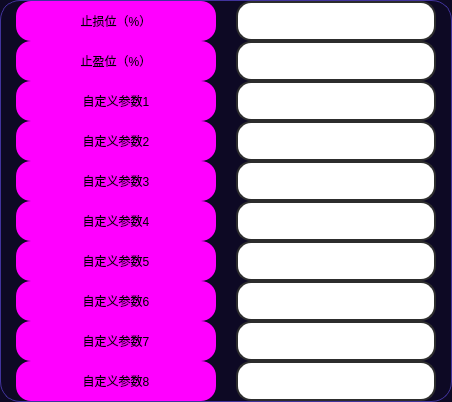
          <widget class="QFrame" name="frame_25">
           <property name="styleSheet">
            <string notr="true">QFrame {
	background-color: rgb(13, 9, 36);
	border: 1px solid rgb(65, 51, 156);
	border-radius: 20px;
}
QFrame:hover {
	border: 1px solid rgb(65, 51, 156);
}</string>
           </property>
           <property name="frameShape">
            <enum>QFrame::StyledPanel</enum>
           </property>
           <property name="frameShadow">
            <enum>QFrame::Raised</enum>
           </property>
           <layout class="QHBoxLayout" name="horizontalLayout_6">
            <property name="spacing">
             <number>15</number>
            </property>
            <property name="leftMargin">
             <number>15</number>
            </property>
            <property name="topMargin">
             <number>0</number>
            </property>
            <property name="rightMargin">
             <number>10</number>
            </property>
            <property name="bottomMargin">
             <number>0</number>
            </property>
            <item>
             <widget class="QFrame" name="upper_left_6">
              <property name="sizePolicy">
               <sizepolicy hsizetype="Minimum" vsizetype="Expanding">
                <horstretch>0</horstretch>
                <verstretch>0</verstretch>
               </sizepolicy>
              </property>
              <property name="minimumSize">
               <size>
                <width>205</width>
                <height>0</height>
               </size>
              </property>
              <property name="maximumSize">
               <size>
                <width>205</width>
                <height>1000</height>
               </size>
              </property>
              <property name="styleSheet">
               <string notr="true">border:none</string>
              </property>
              <property name="frameShape">
               <enum>QFrame::StyledPanel</enum>
              </property>
              <property name="frameShadow">
               <enum>QFrame::Raised</enum>
              </property>
              <layout class="QVBoxLayout" name="verticalLayout_53">
               <property name="spacing">
                <number>0</number>
               </property>
               <property name="leftMargin">
                <number>0</number>
               </property>
               <property name="topMargin">
                <number>0</number>
               </property>
               <property name="rightMargin">
                <number>0</number>
               </property>
               <property name="bottomMargin">
                <number>0</number>
               </property>
               <item>
                <widget class="QLabel" name="label_backtest_stop_loss">
                 <property name="minimumSize">
                  <size>
                   <width>200</width>
                   <height>40</height>
                  </size>
                 </property>
                 <property name="maximumSize">
                  <size>
                   <width>200</width>
                   <height>40</height>
                  </size>
                 </property>
                 <property name="styleSheet">
                  <string notr="true">QLabel {
	font: 700 18pt &quot;等线&quot;;
	background-color: rgb(255, 0, 255);
	border-radius: 15px;
}

QLabel:hover{
	border: 3px solid rgb(0, 255, 0);
}
QLabel:disabled{
	color: rgb(0, 0, 0);
	border-color: rgb(166, 166, 166);
    background-color: rgb(186, 186, 186);
}</string>
                 </property>
                 <property name="text">
                  <string>止损位（%）</string>
                 </property>
                 <property name="alignment">
                  <set>Qt::AlignCenter</set>
                 </property>
                 <property name="buddy">
                  <cstring>stop_loss</cstring>
                 </property>
                </widget>
               </item>
               <item>
                <widget class="QLabel" name="label_backtest_stop_profit">
                 <property name="minimumSize">
                  <size>
                   <width>200</width>
                   <height>40</height>
                  </size>
                 </property>
                 <property name="maximumSize">
                  <size>
                   <width>200</width>
                   <height>40</height>
                  </size>
                 </property>
                 <property name="styleSheet">
                  <string notr="true">QLabel {
	font: 700 18pt &quot;等线&quot;;
	background-color: rgb(255, 0, 255);
	border-radius: 15px;
}

QLabel:hover{
	border: 3px solid rgb(0, 255, 0);
}
QLabel:disabled{
	color: rgb(0, 0, 0);
	border-color: rgb(166, 166, 166);
    background-color: rgb(186, 186, 186);
}</string>
                 </property>
                 <property name="text">
                  <string>止盈位（%）</string>
                 </property>
                 <property name="alignment">
                  <set>Qt::AlignCenter</set>
                 </property>
                 <property name="buddy">
                  <cstring>stop_profit</cstring>
                 </property>
                </widget>
               </item>
               <item>
                <widget class="QLabel" name="label_Customized_parameters1">
                 <property name="minimumSize">
                  <size>
                   <width>200</width>
                   <height>40</height>
                  </size>
                 </property>
                 <property name="maximumSize">
                  <size>
                   <width>200</width>
                   <height>40</height>
                  </size>
                 </property>
                 <property name="styleSheet">
                  <string notr="true">QLabel {
	font: 700 18pt &quot;等线&quot;;
	background-color: rgb(255, 0, 255);
	border-radius: 15px;
}

QLabel:hover{
	border: 3px solid rgb(0, 255, 0);
}
QLabel:disabled{
	color: rgb(0, 0, 0);
	border-color: rgb(166, 166, 166);
    background-color: rgb(186, 186, 186);
}</string>
                 </property>
                 <property name="text">
                  <string>自定义参数1</string>
                 </property>
                 <property name="alignment">
                  <set>Qt::AlignCenter</set>
                 </property>
                </widget>
               </item>
               <item>
                <widget class="QLabel" name="label_Customized_parameters2">
                 <property name="minimumSize">
                  <size>
                   <width>200</width>
                   <height>40</height>
                  </size>
                 </property>
                 <property name="maximumSize">
                  <size>
                   <width>200</width>
                   <height>40</height>
                  </size>
                 </property>
                 <property name="styleSheet">
                  <string notr="true">QLabel {
	font: 700 18pt &quot;等线&quot;;
	background-color: rgb(255, 0, 255);
	border-radius: 15px;
}

QLabel:hover{
	border: 3px solid rgb(0, 255, 0);
}
QLabel:disabled{
	color: rgb(0, 0, 0);
	border-color: rgb(166, 166, 166);
    background-color: rgb(186, 186, 186);
}</string>
                 </property>
                 <property name="text">
                  <string>自定义参数2</string>
                 </property>
                 <property name="alignment">
                  <set>Qt::AlignCenter</set>
                 </property>
                </widget>
               </item>
               <item>
                <widget class="QLabel" name="label_Customized_parameters3">
                 <property name="minimumSize">
                  <size>
                   <width>200</width>
                   <height>40</height>
                  </size>
                 </property>
                 <property name="maximumSize">
                  <size>
                   <width>200</width>
                   <height>40</height>
                  </size>
                 </property>
                 <property name="styleSheet">
                  <string notr="true">QLabel {
	font: 700 18pt &quot;等线&quot;;
	background-color: rgb(255, 0, 255);
	border-radius: 15px;
}

QLabel:hover{
	border: 3px solid rgb(0, 255, 0);
}
QLabel:disabled{
	color: rgb(0, 0, 0);
	border-color: rgb(166, 166, 166);
    background-color: rgb(186, 186, 186);
}</string>
                 </property>
                 <property name="text">
                  <string>自定义参数3</string>
                 </property>
                 <property name="alignment">
                  <set>Qt::AlignCenter</set>
                 </property>
                </widget>
               </item>
               <item>
                <widget class="QLabel" name="label_Customized_parameters4">
                 <property name="minimumSize">
                  <size>
                   <width>200</width>
                   <height>40</height>
                  </size>
                 </property>
                 <property name="maximumSize">
                  <size>
                   <width>200</width>
                   <height>40</height>
                  </size>
                 </property>
                 <property name="styleSheet">
                  <string notr="true">QLabel {
	font: 700 18pt &quot;等线&quot;;
	background-color: rgb(255, 0, 255);
	border-radius: 15px;
}

QLabel:hover{
	border: 3px solid rgb(0, 255, 0);
}
QLabel:disabled{
	color: rgb(0, 0, 0);
	border-color: rgb(166, 166, 166);
    background-color: rgb(186, 186, 186);
}</string>
                 </property>
                 <property name="text">
                  <string>自定义参数4</string>
                 </property>
                 <property name="alignment">
                  <set>Qt::AlignCenter</set>
                 </property>
                </widget>
               </item>
               <item>
                <widget class="QLabel" name="label_Customized_parameters5">
                 <property name="minimumSize">
                  <size>
                   <width>200</width>
                   <height>40</height>
                  </size>
                 </property>
                 <property name="maximumSize">
                  <size>
                   <width>200</width>
                   <height>40</height>
                  </size>
                 </property>
                 <property name="styleSheet">
                  <string notr="true">QLabel {
	font: 700 18pt &quot;等线&quot;;
	background-color: rgb(255, 0, 255);
	border-radius: 15px;
}

QLabel:hover{
	border: 3px solid rgb(0, 255, 0);
}
QLabel:disabled{
	color: rgb(0, 0, 0);
	border-color: rgb(166, 166, 166);
    background-color: rgb(186, 186, 186);
}</string>
                 </property>
                 <property name="text">
                  <string>自定义参数5</string>
                 </property>
                 <property name="alignment">
                  <set>Qt::AlignCenter</set>
                 </property>
                </widget>
               </item>
               <item>
                <widget class="QLabel" name="label_Customized_parameters6">
                 <property name="minimumSize">
                  <size>
                   <width>200</width>
                   <height>40</height>
                  </size>
                 </property>
                 <property name="maximumSize">
                  <size>
                   <width>200</width>
                   <height>40</height>
                  </size>
                 </property>
                 <property name="styleSheet">
                  <string notr="true">QLabel {
	font: 700 18pt &quot;等线&quot;;
	background-color: rgb(255, 0, 255);
	border-radius: 15px;
}

QLabel:hover{
	border: 3px solid rgb(0, 255, 0);
}
QLabel:disabled{
	color: rgb(0, 0, 0);
	border-color: rgb(166, 166, 166);
    background-color: rgb(186, 186, 186);
}</string>
                 </property>
                 <property name="text">
                  <string>自定义参数6</string>
                 </property>
                 <property name="alignment">
                  <set>Qt::AlignCenter</set>
                 </property>
                </widget>
               </item>
               <item>
                <widget class="QLabel" name="label_Customized_parameters7">
                 <property name="minimumSize">
                  <size>
                   <width>200</width>
                   <height>40</height>
                  </size>
                 </property>
                 <property name="maximumSize">
                  <size>
                   <width>200</width>
                   <height>40</height>
                  </size>
                 </property>
                 <property name="styleSheet">
                  <string notr="true">QLabel {
	font: 700 18pt &quot;等线&quot;;
	background-color: rgb(255, 0, 255);
	border-radius: 15px;
}

QLabel:hover{
	border: 3px solid rgb(0, 255, 0);
}
QLabel:disabled{
	color: rgb(0, 0, 0);
	border-color: rgb(166, 166, 166);
    background-color: rgb(186, 186, 186);
}</string>
                 </property>
                 <property name="text">
                  <string>自定义参数7</string>
                 </property>
                 <property name="alignment">
                  <set>Qt::AlignCenter</set>
                 </property>
                </widget>
               </item>
               <item>
                <widget class="QLabel" name="label_Customized_parameters">
                 <property name="minimumSize">
                  <size>
                   <width>200</width>
                   <height>40</height>
                  </size>
                 </property>
                 <property name="maximumSize">
                  <size>
                   <width>200</width>
                   <height>40</height>
                  </size>
                 </property>
                 <property name="styleSheet">
                  <string notr="true">QLabel {
	font: 700 18pt &quot;等线&quot;;
	background-color: rgb(255, 0, 255);
	border-radius: 15px;
}

QLabel:hover{
	border: 3px solid rgb(0, 255, 0);
}
QLabel:disabled{
	color: rgb(0, 0, 0);
	border-color: rgb(166, 166, 166);
    background-color: rgb(186, 186, 186);
}</string>
                 </property>
                 <property name="text">
                  <string>自定义参数8</string>
                 </property>
                 <property name="alignment">
                  <set>Qt::AlignCenter</set>
                 </property>
                </widget>
               </item>
              </layout>
             </widget>
            </item>
            <item>
             <widget class="QFrame" name="upper_right_6">
              <property name="sizePolicy">
               <sizepolicy hsizetype="Minimum" vsizetype="Expanding">
                <horstretch>0</horstretch>
                <verstretch>0</verstretch>
               </sizepolicy>
              </property>
              <property name="minimumSize">
               <size>
                <width>205</width>
                <height>0</height>
               </size>
              </property>
              <property name="maximumSize">
               <size>
                <width>205</width>
                <height>1000</height>
               </size>
              </property>
              <property name="styleSheet">
               <string notr="true">border:none</string>
              </property>
              <property name="frameShape">
               <enum>QFrame::StyledPanel</enum>
              </property>
              <property name="frameShadow">
               <enum>QFrame::Raised</enum>
              </property>
              <layout class="QVBoxLayout" name="verticalLayout_42">
               <property name="spacing">
                <number>0</number>
               </property>
               <property name="leftMargin">
                <number>0</number>
               </property>
               <property name="topMargin">
                <number>0</number>
               </property>
               <property name="rightMargin">
                <number>0</number>
               </property>
               <property name="bottomMargin">
                <number>0</number>
               </property>
               <item>
                <widget class="QLineEdit" name="stop_loss">
                 <property name="minimumSize">
                  <size>
                   <width>200</width>
                   <height>40</height>
                  </size>
                 </property>
                 <property name="maximumSize">
                  <size>
                   <width>200</width>
                   <height>40</height>
                  </size>
                 </property>
                 <property name="styleSheet">
                  <string notr="true">QLineEdit {
	border: 2px solid rgb(45, 45, 45);
	border-radius: 15px;
	padding: 5px;
	background-color: rgb(255, 255, 255);	
	color: rgb(0, 0, 0);
	font: 700 18pt &quot;等线&quot;;
}
QLineEdit:hover {
	border: 3px solid rgb(255, 85, 0);
}
QLineEdit:focus {
	border: 3px solid rgb(255, 85, 0);
	color: rgb(255, 0, 0);
}
QLineEdit:disabled{
	color: rgb(0, 0, 0);
	border-color: rgb(166, 166, 166);
    background-color: rgb(186, 186, 186);
}</string>
                 </property>
                </widget>
               </item>
               <item>
                <widget class="QLineEdit" name="stop_profit">
                 <property name="minimumSize">
                  <size>
                   <width>200</width>
                   <height>40</height>
                  </size>
                 </property>
                 <property name="maximumSize">
                  <size>
                   <width>200</width>
                   <height>40</height>
                  </size>
                 </property>
                 <property name="styleSheet">
                  <string notr="true">QLineEdit {
	border: 2px solid rgb(45, 45, 45);
	border-radius: 15px;
	padding: 5px;
	background-color: rgb(255, 255, 255);	
	color: rgb(0, 0, 0);
	font: 700 18pt &quot;等线&quot;;
}
QLineEdit:hover {
	border: 3px solid rgb(255, 85, 0);
}
QLineEdit:focus {
	border: 3px solid rgb(255, 85, 0);
	color: rgb(255, 0, 0);
}
QLineEdit:disabled{
	color: rgb(0, 0, 0);
	border-color: rgb(166, 166, 166);
    background-color: rgb(186, 186, 186);
}</string>
                 </property>
                </widget>
               </item>
               <item>
                <widget class="QLineEdit" name="Customized_parameters1">
                 <property name="minimumSize">
                  <size>
                   <width>200</width>
                   <height>40</height>
                  </size>
                 </property>
                 <property name="maximumSize">
                  <size>
                   <width>200</width>
                   <height>40</height>
                  </size>
                 </property>
                 <property name="styleSheet">
                  <string notr="true">QLineEdit {
	border: 2px solid rgb(45, 45, 45);
	border-radius: 15px;
	padding: 5px;
	background-color: rgb(255, 255, 255);	
	color: rgb(0, 0, 0);
	font: 700 18pt &quot;等线&quot;;
}
QLineEdit:hover {
	border: 3px solid rgb(255, 85, 0);
}
QLineEdit:focus {
	border: 3px solid rgb(255, 85, 0);
	color: rgb(255, 0, 0);
}
QLineEdit:disabled{
	color: rgb(0, 0, 0);
	border-color: rgb(166, 166, 166);
    background-color: rgb(186, 186, 186);
}</string>
                 </property>
                </widget>
               </item>
               <item>
                <widget class="QLineEdit" name="Customized_parameters2">
                 <property name="minimumSize">
                  <size>
                   <width>200</width>
                   <height>40</height>
                  </size>
                 </property>
                 <property name="maximumSize">
                  <size>
                   <width>200</width>
                   <height>40</height>
                  </size>
                 </property>
                 <property name="styleSheet">
                  <string notr="true">QLineEdit {
	border: 2px solid rgb(45, 45, 45);
	border-radius: 15px;
	padding: 5px;
	background-color: rgb(255, 255, 255);	
	color: rgb(0, 0, 0);
	font: 700 18pt &quot;等线&quot;;
}
QLineEdit:hover {
	border: 3px solid rgb(255, 85, 0);
}
QLineEdit:focus {
	border: 3px solid rgb(255, 85, 0);
	color: rgb(255, 0, 0);
}
QLineEdit:disabled{
	color: rgb(0, 0, 0);
	border-color: rgb(166, 166, 166);
    background-color: rgb(186, 186, 186);
}</string>
                 </property>
                </widget>
               </item>
               <item>
                <widget class="QLineEdit" name="Customized_parameters3">
                 <property name="minimumSize">
                  <size>
                   <width>200</width>
                   <height>40</height>
                  </size>
                 </property>
                 <property name="maximumSize">
                  <size>
                   <width>200</width>
                   <height>40</height>
                  </size>
                 </property>
                 <property name="styleSheet">
                  <string notr="true">QLineEdit {
	border: 2px solid rgb(45, 45, 45);
	border-radius: 15px;
	padding: 5px;
	background-color: rgb(255, 255, 255);	
	color: rgb(0, 0, 0);
	font: 700 18pt &quot;等线&quot;;
}
QLineEdit:hover {
	border: 3px solid rgb(255, 85, 0);
}
QLineEdit:focus {
	border: 3px solid rgb(255, 85, 0);
	color: rgb(255, 0, 0);
}
QLineEdit:disabled{
	color: rgb(0, 0, 0);
	border-color: rgb(166, 166, 166);
    background-color: rgb(186, 186, 186);
}</string>
                 </property>
                </widget>
               </item>
               <item>
                <widget class="QLineEdit" name="Customized_parameters4">
                 <property name="minimumSize">
                  <size>
                   <width>200</width>
                   <height>40</height>
                  </size>
                 </property>
                 <property name="maximumSize">
                  <size>
                   <width>200</width>
                   <height>40</height>
                  </size>
                 </property>
                 <property name="styleSheet">
                  <string notr="true">QLineEdit {
	border: 2px solid rgb(45, 45, 45);
	border-radius: 15px;
	padding: 5px;
	background-color: rgb(255, 255, 255);	
	color: rgb(0, 0, 0);
	font: 700 18pt &quot;等线&quot;;
}
QLineEdit:hover {
	border: 3px solid rgb(255, 85, 0);
}
QLineEdit:focus {
	border: 3px solid rgb(255, 85, 0);
	color: rgb(255, 0, 0);
}
QLineEdit:disabled{
	color: rgb(0, 0, 0);
	border-color: rgb(166, 166, 166);
    background-color: rgb(186, 186, 186);
}</string>
                 </property>
                </widget>
               </item>
               <item>
                <widget class="QLineEdit" name="Customized_parameters5">
                 <property name="minimumSize">
                  <size>
                   <width>200</width>
                   <height>40</height>
                  </size>
                 </property>
                 <property name="maximumSize">
                  <size>
                   <width>200</width>
                   <height>40</height>
                  </size>
                 </property>
                 <property name="styleSheet">
                  <string notr="true">QLineEdit {
	border: 2px solid rgb(45, 45, 45);
	border-radius: 15px;
	padding: 5px;
	background-color: rgb(255, 255, 255);	
	color: rgb(0, 0, 0);
	font: 700 18pt &quot;等线&quot;;
}
QLineEdit:hover {
	border: 3px solid rgb(255, 85, 0);
}
QLineEdit:focus {
	border: 3px solid rgb(255, 85, 0);
	color: rgb(255, 0, 0);
}
QLineEdit:disabled{
	color: rgb(0, 0, 0);
	border-color: rgb(166, 166, 166);
    background-color: rgb(186, 186, 186);
}</string>
                 </property>
                 <property name="text">
                  <string/>
                 </property>
                </widget>
               </item>
               <item>
                <widget class="QLineEdit" name="Customized_parameters6">
                 <property name="minimumSize">
                  <size>
                   <width>200</width>
                   <height>40</height>
                  </size>
                 </property>
                 <property name="maximumSize">
                  <size>
                   <width>200</width>
                   <height>40</height>
                  </size>
                 </property>
                 <property name="styleSheet">
                  <string notr="true">QLineEdit {
	border: 2px solid rgb(45, 45, 45);
	border-radius: 15px;
	padding: 5px;
	background-color: rgb(255, 255, 255);	
	color: rgb(0, 0, 0);
	font: 700 18pt &quot;等线&quot;;
}
QLineEdit:hover {
	border: 3px solid rgb(255, 85, 0);
}
QLineEdit:focus {
	border: 3px solid rgb(255, 85, 0);
	color: rgb(255, 0, 0);
}
QLineEdit:disabled{
	color: rgb(0, 0, 0);
	border-color: rgb(166, 166, 166);
    background-color: rgb(186, 186, 186);
}</string>
                 </property>
                 <property name="text">
                  <string/>
                 </property>
                </widget>
               </item>
               <item>
                <widget class="QLineEdit" name="Customized_parameters7">
                 <property name="minimumSize">
                  <size>
                   <width>200</width>
                   <height>40</height>
                  </size>
                 </property>
                 <property name="maximumSize">
                  <size>
                   <width>200</width>
                   <height>40</height>
                  </size>
                 </property>
                 <property name="styleSheet">
                  <string notr="true">QLineEdit {
	border: 2px solid rgb(45, 45, 45);
	border-radius: 15px;
	padding: 5px;
	background-color: rgb(255, 255, 255);	
	color: rgb(0, 0, 0);
	font: 700 18pt &quot;等线&quot;;
}
QLineEdit:hover {
	border: 3px solid rgb(255, 85, 0);
}
QLineEdit:focus {
	border: 3px solid rgb(255, 85, 0);
	color: rgb(255, 0, 0);
}
QLineEdit:disabled{
	color: rgb(0, 0, 0);
	border-color: rgb(166, 166, 166);
    background-color: rgb(186, 186, 186);
}</string>
                 </property>
                </widget>
               </item>
               <item>
                <widget class="QLineEdit" name="Customized_parameters8">
                 <property name="minimumSize">
                  <size>
                   <width>200</width>
                   <height>40</height>
                  </size>
                 </property>
                 <property name="maximumSize">
                  <size>
                   <width>200</width>
                   <height>40</height>
                  </size>
                 </property>
                 <property name="styleSheet">
                  <string notr="true">QLineEdit {
	border: 2px solid rgb(45, 45, 45);
	border-radius: 15px;
	padding: 5px;
	background-color: rgb(255, 255, 255);	
	color: rgb(0, 0, 0);
	font: 700 18pt &quot;等线&quot;;
}
QLineEdit:hover {
	border: 3px solid rgb(255, 85, 0);
}
QLineEdit:focus {
	border: 3px solid rgb(255, 85, 0);
	color: rgb(255, 0, 0);
}
QLineEdit:disabled{
	color: rgb(0, 0, 0);
	border-color: rgb(166, 166, 166);
    background-color: rgb(186, 186, 186);
}</string>
                 </property>
                </widget>
               </item>
              </layout>
             </widget>
            </item>
           </layout>
          </widget>
